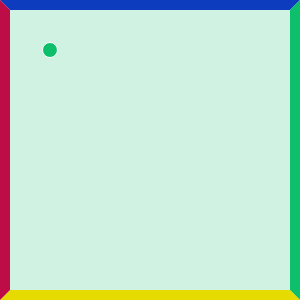
Frame 1 (no input)
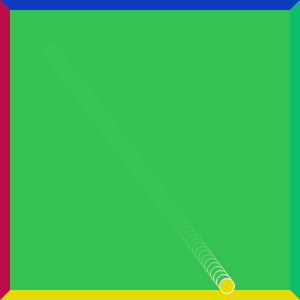
Frame 60 (no input)
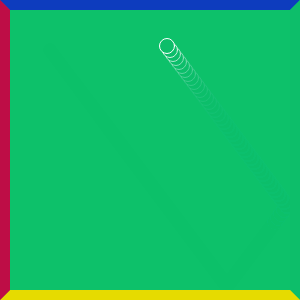
Frame 120 (the mouse pressed at the canvas centre since frame 60)

The p5.js sketch that drew these frames (run headless with seeded random() and noise() and a simulated clock; from frame 60 on, the mouse is pressed at the canvas centre):

// p5.js sketch
// ── sketch.js
var posX;
var posY;
var speedY= 4;
var speedX = 3;

var ball;

function setup() {
  posX = width/2;
  posY = height/2;
  createCanvas(300, 300)
  smooth();
  ball = new Ball(posX, posY, 15, new Col(13, 190, 106));
}

function draw() {
  noStroke();
  background(ball.c.r, ball.c.g, ball.c.b, 50);
  Blue();
  Green();
  Yellow();
  Red();
  ball.display();
  // ball.collide();
  ball.move();
}

function Col(r, g, b) {
  this.r = r;
  this.g = g;
  this.b = b;
}

function Ball(x, y, rad, c) {
  this.x = x;
  this.y = y;
  this.rad = rad;
  this.c = c;
}

Ball.prototype.display = function() {
  stroke(255);
  // fill(249, 242, 227);
  fill(this.c.r, this.c.g, this.c.b);
  ellipse(this.x, this.y, this.rad, this.rad);
}

Ball.prototype.move = function() {
  this.x = this.x + speedX;
  this.y = this.y + speedY;
 
  if (this.x > width-15) {
    speedX = speedX* -1;
    this.c = new Col(13, 190, 106);
  }
 
  if (this.x < 0+15) {
    speedX = speedX* -1;
    this.c = new Col(190, 13, 70);
  }
 
  if (this.y > height-15) {
    speedY= speedY* -1;
    this.c = new Col(230, 219, 0);
  }
   
  if (this.y < 0+15) {
    speedY= speedY*-1;
    this.c = new Col(13, 60, 190);
  }

}

Ball.prototype.collide = function() {
    for (var i = 0; i < 1; i++) {
      var dx = this.x;
      var dy = this.y;
      var distance = sqrt(dx*dx + dy*dy);
      var minDist = this.rad/2 + this.rad/2;
      if (distance < minDist) { 
        var angle = atan2(dy, dx);
        var targetX = x + cos(angle) * minDist;
        var targetY = y + sin(angle) * minDist;
        var ax = (targetX - this.x) * spring;
        var ay = (targetY - this.y) * spring;
        vx -= ax;
        vy -= ay;
      }
    }   
  }

function Blue() {
  fill(13, 60, 190);
  beginShape();
  vertex(0, 0);
  vertex(10, 10);
  vertex(width-10, 10);
  vertex(width, 0);
  endShape(CLOSE);
}

function Green() {
  fill(13, 190, 106);
  beginShape();
  vertex(width, 0);
  vertex(width-10, 10);
  vertex(width-10, height-10);
  vertex(width, height);
  endShape(CLOSE);
}

function Yellow() {
  fill(230, 219, 0);
  beginShape();
  vertex(0, height);
  vertex(10, height-10);
  vertex(width-10, height-10);
  vertex(width, height);
  endShape(CLOSE);
}

function Red() {
  fill(190, 13, 70);
  beginShape();
  vertex(0, 0);
  vertex(10, 10);
  vertex(10, height-10);
  vertex(0, height);
  endShape(CLOSE);
}
